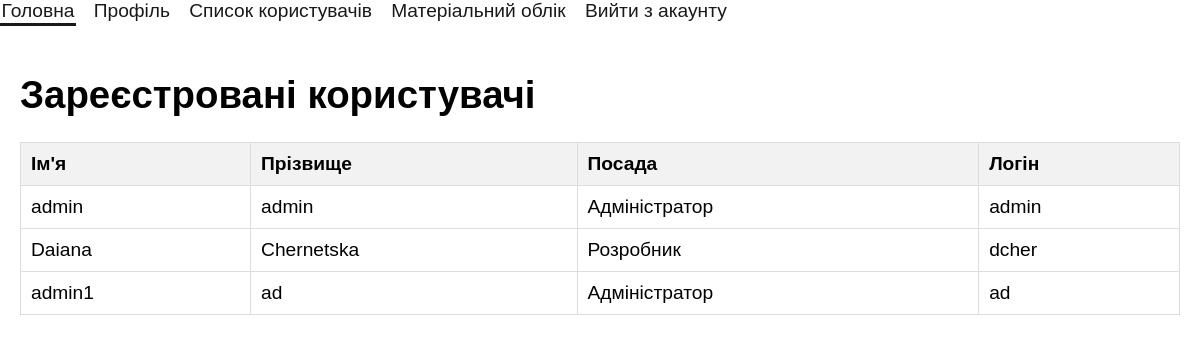
/all_users (signed in), run on the app's committed database.
### app.py (models this page shows)
class User(UserMixin, db.Model):
    id = db.Column(db.Integer, primary_key=True)
    username = db.Column(db.String(20), unique=True, nullable=False)
    name = db.Column(db.String(20), unique=True, nullable=False)
    surname = db.Column(db.String(20), unique=True, nullable=False)
    password = db.Column(db.String(60), nullable=False)
    position = db.Column(db.String(50), nullable=False)

### app.py (the view)
@app.route('/all_users')
@login_required
def all_users():
    users = User.query.all()
    return render_template('all_users.html', users=users)

### app.py (called while the page is built)
@login_manager.user_loader
def load_user(user_id):
    return User.query.get(int(user_id))

### templates/all_users.html (shortened to what this page needs)
<!DOCTYPE html>
<html lang="en">
<head>
    <link rel="stylesheet" href="{{ url_for('static', filename='style.css') }}">
</head>
<body>
    <nav>
        <ul>
            <li><a href="{{ url_for('index') }}">Головна</a></li>
            {% if current_user.is_authenticated %}
                <li><a href="{{ url_for('profile') }}">Профіль</a></li>
                <li><a href="{{ url_for('all_users') }}">Список користувачів</a></li>
                <li><a href="{{ url_for('material_accounting') }}">Матеріальний облік</a></li>
                <li><a href="{{ url_for('logout') }}">Вийти з акаунту</a></li>
            {% else %}
                <li><a href="{{ url_for('login') }}">Авторизуватись</a></li>
                <li><a href="{{ url_for('register') }}">Реєстрація</a></li>
            {% endif %}
        </ul>
    </nav>
    <div class = "content">
        <h1>Зареєстровані користувачі</h1>
        <table>
            <tr>
                <th>Ім'я</th>
                <th>Прізвище</th>
                <th>Посада</th>
                <th>Логін</th>
            </tr>
            {% for user in users %}
                <tr>
                    <td>{{ user.name }}</td>
                    <td>{{ user.surname }}</td>
                    <td>{{ user.position }}</td>
                    <td>{{ user.username }}</td>
                </tr>
            {% endfor %}
        </table>
    </div>
</body>
</html>

### static/style.css (style rules this page uses)
body { font-family:'Lucida Sans', 'Lucida Sans Regular', 'Lucida Grande', 'Lucida Sans Unicode', Geneva, Verdana, sans-serif; margin: 0; padding: 0; }
.content { margin-top: 5px; padding: 20px; }
table { border-collapse: collapse; width: 100%; }
table, th, td { border: 1px solid #ddd; }
th, td { padding: 10px; text-align: left; }
th { background-color: #f2f2f2; }
:root { --color-shades-dark: rgb(25, 25, 25); --color-shades-light: rgb(165, 167, 175); --color-highlight: rgb(24, 54, 145); }
* { box-sizing: border-box; }
body { font-family: 'Lucida Sans', 'Lucida Sans Regular', 'Lucida Grande', 'Lucida Sans Unicode', Geneva, Verdana, sans-serif; font-size: 1.2rem; }
nav ul { display: flex; flex-wrap: wrap; gap: 1rem; list-style: none; margin: 0; padding: 0; }
a { --text-color: var(--color-shades-dark); border-block-end: 3px solid var(--border-color, transparent); color: var(--text-color); padding: 0.1rem; text-decoration: none; }

### data on the page
User: name "admin", surname "admin", position "Адміністратор", username "admin"
User: name "Daiana", surname "Chernetska", position "Розробник", username "dcher"
User: name "admin1", surname "ad", position "Адміністратор", username "ad"
